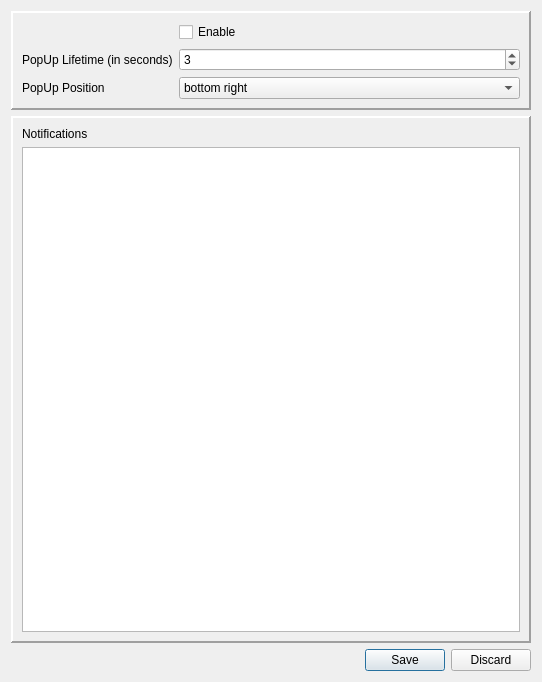
<?xml version="1.0" encoding="UTF-8"?>
<ui version="4.0">
 <class>Dialog</class>
 <widget class="QDialog" name="Dialog">
  <property name="geometry">
   <rect>
    <x>0</x>
    <y>0</y>
    <width>542</width>
    <height>682</height>
   </rect>
  </property>
  <property name="windowTitle">
   <string>Notifications Settings</string>
  </property>
  <layout class="QVBoxLayout" name="verticalLayout_3">
   <item>
    <widget class="QFrame" name="frame_2">
     <property name="frameShape">
      <enum>QFrame::Panel</enum>
     </property>
     <property name="frameShadow">
      <enum>QFrame::Raised</enum>
     </property>
     <property name="lineWidth">
      <number>2</number>
     </property>
     <layout class="QGridLayout" name="gridLayout" columnstretch="0,1">
      <item row="2" column="1">
       <widget class="QComboBox" name="comboBox">
        <item>
         <property name="text">
          <string>bottom right</string>
         </property>
        </item>
       </widget>
      </item>
      <item row="1" column="1">
       <widget class="QSpinBox" name="nsPopLifetime">
        <property name="maximum">
         <number>999</number>
        </property>
        <property name="value">
         <number>3</number>
        </property>
       </widget>
      </item>
      <item row="2" column="0">
       <widget class="QLabel" name="label_5">
        <property name="text">
         <string>PopUp Position</string>
        </property>
       </widget>
      </item>
      <item row="1" column="0">
       <widget class="QLabel" name="label_4">
        <property name="text">
         <string>PopUp Lifetime (in seconds)</string>
        </property>
       </widget>
      </item>
      <item row="0" column="1">
       <widget class="QCheckBox" name="nsEnabled">
        <property name="text">
         <string>Enable</string>
        </property>
       </widget>
      </item>
     </layout>
    </widget>
   </item>
   <item>
    <widget class="QFrame" name="frame">
     <property name="frameShape">
      <enum>QFrame::Panel</enum>
     </property>
     <property name="frameShadow">
      <enum>QFrame::Raised</enum>
     </property>
     <property name="lineWidth">
      <number>2</number>
     </property>
     <layout class="QVBoxLayout" name="verticalLayout">
      <item>
       <widget class="QLabel" name="label">
        <property name="text">
         <string>Notifications</string>
        </property>
       </widget>
      </item>
      <item>
       <widget class="QTableView" name="tableView"/>
      </item>
     </layout>
    </widget>
   </item>
   <item>
    <layout class="QHBoxLayout" name="horizontalLayout">
     <item>
      <spacer name="horizontalSpacer">
       <property name="orientation">
        <enum>Qt::Horizontal</enum>
       </property>
       <property name="sizeHint" stdset="0">
        <size>
         <width>40</width>
         <height>20</height>
        </size>
       </property>
      </spacer>
     </item>
     <item>
      <widget class="QPushButton" name="btnSave">
       <property name="text">
        <string>Save</string>
       </property>
      </widget>
     </item>
     <item>
      <widget class="QPushButton" name="pushButton_2">
       <property name="text">
        <string>Discard</string>
       </property>
      </widget>
     </item>
    </layout>
   </item>
  </layout>
 </widget>
 <resources/>
 <connections>
  <connection>
   <sender>pushButton_2</sender>
   <signal>clicked()</signal>
   <receiver>Dialog</receiver>
   <slot>hide()</slot>
   <hints>
    <hint type="sourcelabel">
     <x>505</x>
     <y>659</y>
    </hint>
    <hint type="destinationlabel">
     <x>794</x>
     <y>632</y>
    </hint>
   </hints>
  </connection>
 </connections>
</ui>
